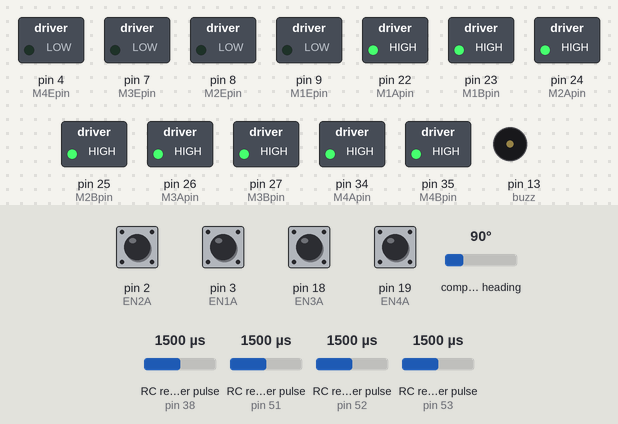
The sketch below on a simulated Arduino Mega 2560, built with avr-gcc and run on an emulated ATmega2560. On the bench: switched loads named in the sketch (green lamp = pin HIGH), buzzer (waves = sounding, pin HIGH). Wiring (inferred from the names in the program): 4 × RC receiver channel: data pin 38 / data pin 51 / data pin 52 / data pin 53; CMPS compass at I2C address 0x60. The test bench sets the inputs (shaded band); at power-on: pin 2 (EN2A), pin 3 (EN1A), pin 18 (EN3A), pin 19 (EN4A) HIGH, RC receiver pulse (sensors on pin 51, pin 52, pin 53, pin 38) 1500 µs, compass heading 90°.

Above: at 1.2 s.
1.3 s: RC receiver pulse (sensor on pin 51) set to 1464 µs
2.8 s: RC receiver pulse (sensor on pin 51) set to 1431 µs
At 4.0 s:
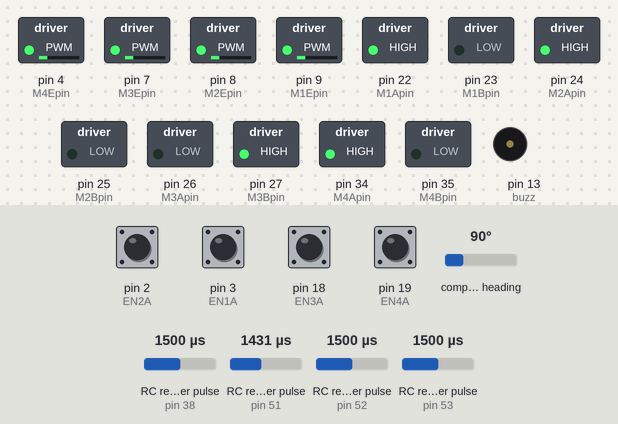
4.3 s: RC receiver pulse (sensor on pin 52) set to 1020 µs
At 4.7 s:
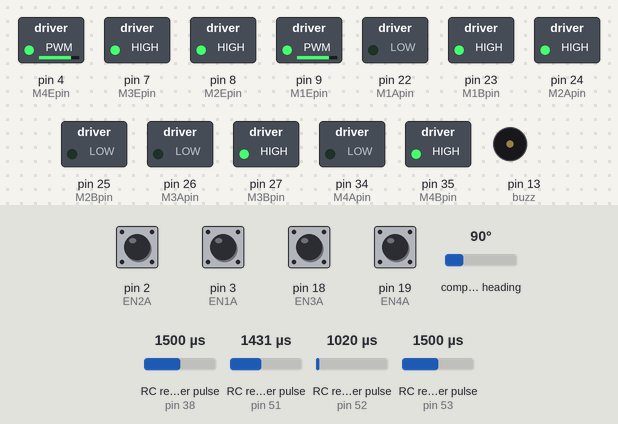
5.8 s: RC receiver pulse (sensor on pin 53) set to 1020 µs
At 6.3 s:
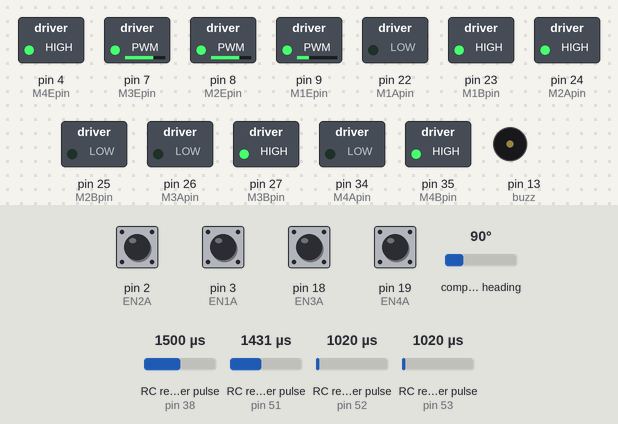
7.3 s: RC receiver pulse (sensor on pin 52) set to 1250 µs
At 8.1 s:
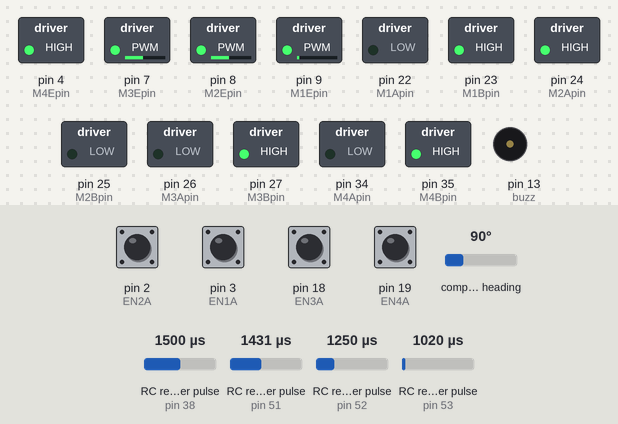
8.8 s: RC receiver pulse (sensor on pin 53) set to 1250 µs
At 9.8 s:
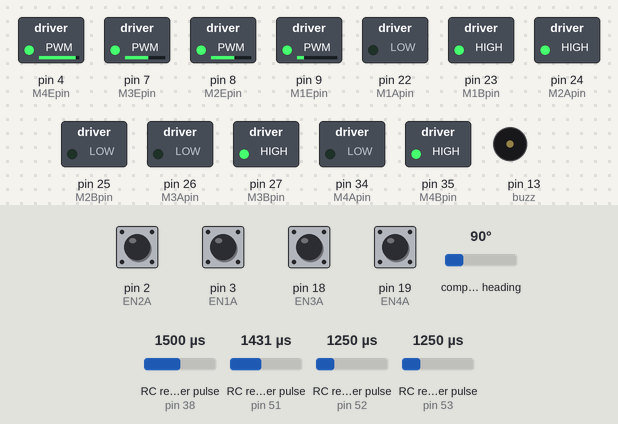
Timing chart, 0 to 11.3 s (numbered marks = the images above; inputs shaded):
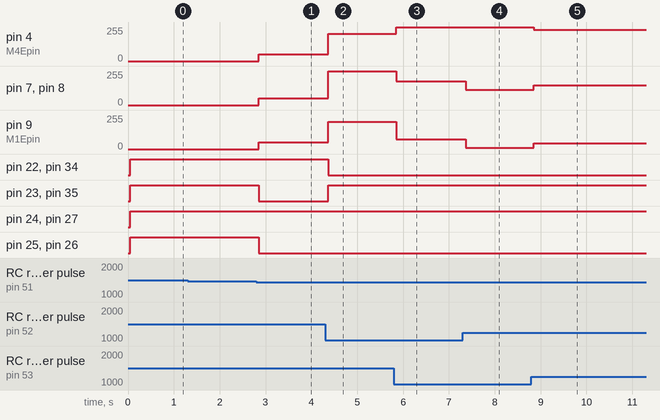

The sketch:

CovidBot-19_Rev.ino
```cpp
#include <TimerThree.h>
#include <Wire.h>


#define _i2cAddress 0x60

// CMPS10 compass registers
#define BEARING_REGISTER  2
#define PITCH_REGISTER    4
#define ROLL_REGISTER     5
#define ACCEL_X_REGISTER 16
#define ACCEL_Y_REGISTER 18
#define ACCEL_Z_REGISTER 20
#define CONTROL_REGISTER 22

#define _ONE_BYTE      1
#define _TWO_BYTES     2
#define _SIX_BYTES     6
#define I2C_TIMEOUT 1000

//-------------------------------

#define M1Apin   22
#define M1Bpin   23
#define M1Epin   9
#define EN1A     3
#define EN1B     11

#define M2Apin   24
#define M2Bpin   25
#define M2Epin   8
#define EN2A     2
#define EN2B     10

#define M3Apin   26
#define M3Bpin   27
#define M3Epin   7
#define EN3A     18
#define EN3B     14

#define M4Apin   34
#define M4Bpin   35
#define M4Epin   4
#define EN4A     19
#define EN4B     15

#define buzz     13
// ++++++++++++++++++++++++++++++++++++++++++++ Definisi Makro / Alias ++++++++++++++++++++++++++++++++++++++++++++
#define rps_INTERVAL  20
#define PID_INTERVAL  20
#define phi 3.141593
#define d_roda 10
//======== pin Joystick ======= =//
#define CH_1_PIN      52
#define CH_2_PIN      51
#define CH_3_PIN      38
#define CH_4_PIN      53

byte _byteLow, _byteHigh;;
int _bearing, Ex, Exx, deadzone = 38;
unsigned long pidTick, rpsTick, lastTime;                              //TimerTick


struct MOTOR{
  unsigned int rps, rpsTick;
  int lastTick, time;
  long pos;
  unsigned int pulse;
  int setPoint;
  int pwm;
  char mode;
  float v;
}m1, m2, m3, m4;

struct PID{
  int Err, lastErr, sp, act;
  float Kp, Ki, Kd;
  float I, pid;
  unsigned int pidTick, wind_up;
} m12, m34, m13, m24, cmps;

void motor_init(void);
void encoder1(void);
void encoder2(void);
void encoder3(void);
void encoder4(void);

void set_m1_pwm(int speed);
void set_m2_pwm(int speed);
void set_m3_pwm(int speed);
void set_m4_pwm(int speed);

void m1PID(int speed);
void m2PID(int speed);
void m3PID(int speed);
void m4PID(int speed);

void setMotor4PID(int mt1, int mt2, int mt3, int mt4);

void base_Kinematic(int aX, int aY, int aZ);
void sp_clr(void);
void enc_clr(void);
float getBearing();

void setup() {
  pinMode(buzz,OUTPUT);
  Serial.begin(9600);
  motor_init();
  Timer3.initialize(1000);
  Timer3.attachInterrupt(INT_PID); // blinkLED to run every 0.15 seconds
  Wire.begin();
  int bearing = getBearing();
  cmps.sp = bearing;
}

void loop() {

  noInterrupts();
  int y = pulseIn(CH_2_PIN, HIGH, 50000);
  int x = pulseIn(CH_1_PIN, HIGH, 50000);
  int x1 = pulseIn(CH_3_PIN, HIGH, 50000);
  int z  = pulseIn(CH_4_PIN, HIGH, 50000);
  interrupts();

  int bearing = getBearing();
  cmps.act = bearing;
  y = pulseToPWM(y);
  x = pulseToPWM(x);
  z = pulseToPWM(z);

  base_Kinematic(x,y,z);

//  Serial.print(x);
//  Serial.print(" ");
//  Serial.println(y);
//  Serial.print(" ");
//  Serial.print(cmps.sp);
//  Serial.print(" ");
//  Serial.println(cmps.act);
//  delay(500);

}
int pulseToPWM (int pulse) {

  if ( pulse > 1000 ) {
    pulse = map(pulse, 1000, 2000, -380, 380);
    pulse = constrain(pulse, -255, 255);
  } else {
    pulse = 0;
  }

  // Anything in deadzone should stop the motor
  if ( abs(pulse) <= deadzone ) {
    pulse = 0;
  }

  return pulse;
}

void INT_PID(){
  PID_motor();
}
```

Sub_Program_Motor.ino
```cpp
void motor_init(void){
  // Motor 1
  pinMode(M1Apin, OUTPUT);  digitalWrite(M1Apin, LOW);
  pinMode(M1Bpin, OUTPUT);  digitalWrite(M1Bpin, LOW);
  pinMode(M1Epin, OUTPUT);  digitalWrite(M1Epin, LOW);
  pinMode(EN1A, INPUT_PULLUP);
  pinMode(EN1B, INPUT_PULLUP);

  // Motor 2
  pinMode(M2Apin, OUTPUT);  digitalWrite(M2Apin, LOW);
  pinMode(M2Bpin, OUTPUT);  digitalWrite(M2Bpin, LOW);
  pinMode(M2Epin, OUTPUT);  digitalWrite(M2Epin, LOW);
  pinMode(EN2A, INPUT_PULLUP);
  pinMode(EN2B, INPUT_PULLUP);

  // Motor 3
  pinMode(M3Apin, OUTPUT);  digitalWrite(M3Apin, LOW);
  pinMode(M3Bpin, OUTPUT);  digitalWrite(M3Bpin, LOW);
  pinMode(M3Epin, OUTPUT);  digitalWrite(M3Epin, LOW);
  pinMode(EN3A, INPUT_PULLUP);
  pinMode(EN3B, INPUT_PULLUP);

  // Motor 4
  pinMode(M4Apin, OUTPUT);  digitalWrite(M4Apin, LOW);
  pinMode(M4Bpin, OUTPUT);  digitalWrite(M4Bpin, LOW);
  pinMode(M4Epin, OUTPUT);  digitalWrite(M4Epin, LOW);
  pinMode(EN4A, INPUT_PULLUP);
  pinMode(EN4B, INPUT_PULLUP);

  attachInterrupt(digitalPinToInterrupt(EN1A), encoder1, FALLING);
  attachInterrupt(digitalPinToInterrupt(EN2A), encoder2, FALLING);
  attachInterrupt(digitalPinToInterrupt(EN3A), encoder3, FALLING);
  attachInterrupt(digitalPinToInterrupt(EN4A), encoder4, FALLING);

 // -------------------- Konstanta PID Motor -------------------------
  m12.Kp = 0.8; m12.Ki = 0.02; m12.Kd = 2;  m12.wind_up = 1000;
  m34.Kp = 0.8; m34.Ki = 0.02; m34.Kd = 2;  m34.wind_up = 1000;
  m13.Kp = 0.8; m13.Ki = 0.02; m13.Kd = 2;  m13.wind_up = 1000;
  m24.Kp = 1.2; m24.Ki = 0.02; m24.Kd = 2;  m24.wind_up = 1000;
  cmps.Kp = 2; cmps.Ki = 0; cmps.Kd = 1;  cmps.wind_up = 1000;


  m1.pulse = 0; m2.pulse = 0; m3.pulse = 0; m4.pulse = 0;
  m1.pos = 0;   m2.pos = 0;   m3.pos = 0;   m4.pos = 0;
}

// ----------------------- Motor Encoder --------------------- //
void encoder1(void){
  if (digitalRead(EN1B))  m1.pos--;
  else          m1.pos++;
  m1.pulse++;

}

void encoder2(void){
  if (digitalRead(EN2B))  m2.pos--;
  else          m2.pos++;
  m2.pulse++;
}

void encoder3(void){
  if (digitalRead(EN3B))  m3.pos--;
  else          m3.pos++;
  m3.pulse++;

}

void encoder4(void){
  if (digitalRead(EN4B))  m4.pos--;
  else        m4.pos++;
  m4.pulse++;
}

// ===================================== Set motor PWM ===================================== //
// Set Motor 1 Speed
void set_m1_pwm(int speed){
  // Motor Dead Zone PWM
  //if(speed > 0 && speed < 20)   speed = 20;
  //if(speed < 0 && speed > -20)  speed = -20;

  if (speed < 0){
    digitalWrite(M1Apin, LOW);
    digitalWrite(M1Bpin, HIGH);
    analogWrite(M1Epin, abs(speed));
  }
  if (speed > 0){
    digitalWrite(M1Apin, HIGH);
    digitalWrite(M1Bpin, LOW);
    analogWrite(M1Epin, abs(speed));
  }
  if (speed == 0){
    digitalWrite(M1Apin, HIGH);
    digitalWrite(M1Bpin, HIGH);
    analogWrite(M1Epin, 0);
  }
}

// Set Motor 2 Speed
void set_m2_pwm(int speed){
  if (speed < 0){
    digitalWrite(M2Apin, LOW);
    digitalWrite(M2Bpin, HIGH);
    analogWrite(M2Epin, abs(speed));
  }
  if (speed > 0){
    digitalWrite(M2Apin, HIGH);
    digitalWrite(M2Bpin, LOW);
    analogWrite(M2Epin, abs(speed));
  }
  if (speed == 0){
    digitalWrite(M2Apin, HIGH);
    digitalWrite(M2Bpin, HIGH);
    analogWrite(M2Epin, 0);
  }
}

// Set Motor 3 Speed
void set_m3_pwm(int speed){
  // Motor Dead Zone PWM
  //if(speed > 0 && speed < 20)   speed = 20;
  //if(speed < 0 && speed > -20)  speed = -20;

  if (speed > 0){
    digitalWrite(M3Apin, LOW);
    digitalWrite(M3Bpin, HIGH);
    analogWrite(M3Epin, abs(speed));
  }
  if (speed < 0){
    digitalWrite(M3Apin, HIGH);
    digitalWrite(M3Bpin, LOW);
    analogWrite(M3Epin, abs(speed));
  }
  if (speed == 0){
    digitalWrite(M3Apin, HIGH);
    digitalWrite(M3Bpin, HIGH);
    analogWrite(M3Epin, 0);
  }
}

// Set Motor 4 Speed
void set_m4_pwm(int speed){
  if (speed < 0){
    digitalWrite(M4Apin, LOW);
    digitalWrite(M4Bpin, HIGH);
    analogWrite(M4Epin, abs(speed));
  }
  if (speed >  0){
    digitalWrite(M4Apin, HIGH);
    digitalWrite(M4Bpin, LOW);
    analogWrite(M4Epin,abs(speed));
  }
  if (speed == 0){
    digitalWrite(M4Apin, HIGH);
    digitalWrite(M4Bpin, HIGH);
    analogWrite(M4Epin, 0);
  }
}

// ========================================== Set Motor dengan PID ================================================ //
void m1PID(int speed){
  m1.mode = 1;
  m1.setPoint = speed;
  set_m1_pwm(speed);
}

void m2PID(int speed){
  m2.mode = 1;
  m2.setPoint = speed;
  set_m2_pwm(speed);
}

void m3PID(int speed){
  m3.mode = 1;
  m3.setPoint = speed;
  set_m3_pwm(speed);
}

void m4PID(int speed){
  m4.mode = 1;
  m4.setPoint = speed;
  set_m4_pwm(speed);
}

// ======================================== Set Speed 4 Motor ===================================================== //
void setMotor4PID(int m1, int m2, int m3, int m4){
  m1PID(m1);
  m2PID(m2);
  m3PID(m3);
  m4PID(m4);
}

// ========================================== Kinematik base =======================================================
void base_Kinematic(int aX, int aY, int aZ) {
  int frontLeft, frontRight, backLeft, backRight;
  frontLeft  =   aX - aY - (0.5 * aZ);
  frontRight = - aX - aY + (0.5 * aZ);
  backLeft   = - aX - aY + (0.5 * aZ);
  backRight  =   aX - aY + (0.5 * aZ);

drive(frontLeft, frontRight, backLeft, backRight);

}

void drive(int m1,int m2,int m3,int m4){
  m1 = constrain(m1, -255, 255);
  m2 = constrain(m2, -255, 255);
  m3 = constrain(m3, -255, 255);
  m4 = constrain(m4, -255, 255);
  setMotor4PID(m1,m2,m3,m4);
}
```

Sub_Program_PID.ino
```cpp
void PID_motor(){

  /*======================================== BACA rps =======================================================*/
  if (++rpsTick > rps_INTERVAL) {
    rpsTick = 0;
    m1.rps = (float)m1.pulse * 1000 / rps_INTERVAL / 135;
    m1.v = m1.rps * phi * d_roda;     // cm/s
    m1.pulse = 0;

    m2.rps = (float)m2.pulse * 1000 / rps_INTERVAL / 135;
    m2.v = m2.rps * phi * d_roda;     // cm/s
    m2.pulse = 0;

    m3.rps = (float)m3.pulse * 1000 / rps_INTERVAL / 135;
    m3.v = m3.rps * phi * d_roda;     // cm/s
    m3.pulse = 0;

    m4.rps = (float)m4.pulse * 1000 / rps_INTERVAL / 135;
    m4.v = m4.rps * phi * d_roda;     // cm/s
    m4.pulse = 0;
  }
  //=========================================================================================================

  // ========================================== PID =========================================================
  if (++m12.pidTick == PID_INTERVAL){ //depan
    m12.pidTick = 0;

    // ===== Motor PID =====
    m12.Err = m1.v - m2.v;

    if (abs(m12.I) < m12.wind_up) m12.I += m12.Err;
    else            m12.I = 0;

    m12.pid = (m12.Kp * m12.Err * 0.1) + (m12.Ki * m12.I * 0.01) + (m12.Kd * (m12.Err - m12.lastErr) * 0.1);
    m12.lastErr = m12.Err;

    if         (m12.Err == 0) m1.pwm = m2.pwm;
    else if    (m12.Err < 0)  m1.pwm = m1.pwm + (int)m12.pid;
    else if    (m12.Err > 0)  m2.pwm = m2.pwm + (int)m12.pid;

    if (m1.pwm < 5)     m1.pwm = 5;   // dead zone
    if (m1.pwm > 255)   m1.pwm = 255;
    if (m1.setPoint == 0) m1.pwm = 0;

    if (m2.pwm < 5)     m2.pwm = 5;   // dead zone
    if (m2.pwm > 255)   m2.pwm = 255;
    if (m2.setPoint == 0) m2.pwm = 0;
  }

  if (++m34.pidTick == PID_INTERVAL){ //belakang
    m34.pidTick = 0;

    // ===== Motor PID =====
    m34.Err = m3.v - m4.v;

    if (abs(m34.I) < m34.wind_up) m34.I += m34.Err;
    else            m34.I = 0;

    m34.pid = (m34.Kp * m34.Err * 0.1) + (m34.Ki * m34.I * 0.01) + (m34.Kd * (m34.Err - m34.lastErr) * 0.1);
    m34.lastErr = m34.Err;

    if         (m34.Err == 0) m3.pwm = m4.pwm;
    else if    (m34.Err < 0)  m3.pwm = m3.pwm + (int)m34.pid;
    else if    (m34.Err > 0)  m4.pwm = m4.pwm + (int)m34.pid;

    if (m3.pwm < 5)       m3.pwm = 5;   // dead zone
    if (m3 .pwm > 255)    m3.pwm = 255;
    if (m3.setPoint == 0) m3.pwm = 0;

    if (m4.pwm < 5)       m4.pwm = 5;   // dead zone
    if (m4.pwm > 255)     m4.pwm = 255;
    if (m4.setPoint == 0) m4.pwm = 0;

  }

    if (++m13.pidTick == PID_INTERVAL){ //belakang
    m13.pidTick = 0;

    // ===== Motor PID =====
    m13.Err = m1.v - m3.v;

    if (abs(m13.I) < m13.wind_up) m13.I += m13.Err;
    else            m13.I = 0;

    m13.pid = (m13.Kp * m13.Err * 0.1) + (m13.Ki * m13.I * 0.01) + (m13.Kd * (m13.Err - m13.lastErr) * 0.1);
    m13.lastErr = m13.Err;

    if         (m13.Err == 0) m1.pwm = m4.pwm;
    else if    (m13.Err < 0)  m1.pwm = m1.pwm + (int)m13.pid;
    else if    (m13.Err > 0)  m3.pwm = m3.pwm + (int)m13.pid;

    if (m1.pwm < 5)       m1.pwm = 5;   // dead zone
    if (m1.pwm > 255)     m1.pwm = 255;
    if (m1.setPoint == 0) m1.pwm = 0;

    if (m3.pwm < 5)       m3.pwm = 5;   // dead zone
    if (m3 .pwm > 255)    m3.pwm = 255;
    if (m3.setPoint == 0) m3.pwm = 0;

  }


    if (++m24.pidTick == PID_INTERVAL){ //belakang
    m24.pidTick = 0;

    // ===== Motor PID =====
    m24.Err = m2.v - m4.v;

    if (abs(m24.I) < m24.wind_up) m24.I += m24.Err;
    else            m24.I = 0;

    m24.pid = (m24.Kp * m24.Err * 0.1) + (m24.Ki * m24.I * 0.01) + (m24.Kd * (m24.Err - m24.lastErr) * 0.1);
    m24.lastErr = m24.Err;

    if         (m24.Err == 0) m2.pwm = m4.pwm;
    else if    (m24.Err < 0)  m2.pwm = m2.pwm + (int)m24.pid;
    else if    (m24.Err > 0)  m4.pwm = m4.pwm + (int)m24.pid;

    if (m2.pwm < 5)       m2.pwm = 5;   // dead zone
    if (m2 .pwm > 255)    m2.pwm = 255;
    if (m2.setPoint == 0) m2.pwm = 0;

    if (m4.pwm < 5)       m4.pwm = 5;   // dead zone
    if (m4.pwm > 255)     m4.pwm = 255;
    if (m4.setPoint == 0) m4.pwm = 0;

  }

   if (++cmps.pidTick == PID_INTERVAL){ //kompas
    cmps.pidTick = 0;

    // ===== Motor PID =====
    cmps.Err = cmps.sp - cmps.act;

    if (abs(cmps.I) < cmps.wind_up) cmps.I += cmps.Err;
    else            cmps.I = 0;

    cmps.pid = (cmps.Kp * cmps.Err * 0.1) + (cmps.Ki * cmps.I * 0.01) + (cmps.Kd * (cmps.Err - cmps.lastErr) * 0.1);
    cmps.lastErr = cmps.Err;

    if         (cmps.Err == 0) m1.pwm = m2.pwm;
    else if    (cmps.Err > 0){
      m1.pwm = m1.pwm + (int)cmps.pid;
      m3.pwm = m3.pwm + (int)cmps.pid;
    }
    else if    (cmps.Err < 0){
      m2.pwm = m2.pwm + (int)cmps.pid;
      m4.pwm = m4.pwm + (int)cmps.pid;
    }

    if (m1.pwm < 5)       m1.pwm = 5;   // dead zone
    if (m1.pwm > 255)     m1.pwm = 255;
    if (m1.setPoint == 0) m1.pwm = 0;

    if (m2.pwm < 5)       m2.pwm = 5;   // dead zone
    if (m2 .pwm > 255)    m2.pwm = 255;
    if (m2.setPoint == 0) m2.pwm = 0;

    if (m3.pwm < 5)       m3.pwm = 5;   // dead zone
    if (m3.pwm > 255)     m3.pwm = 255;
    if (m3.setPoint == 0) m3.pwm = 0;

    if (m4.pwm < 5)       m4.pwm = 5;   // dead zone
    if (m4 .pwm > 255)    m4.pwm = 255;
    if (m4.setPoint == 0) m4.pwm = 0;

  }
}
```

Sub_Program_Tambahan.ino
```cpp
float getBearing() {
  int timeout = I2C_TIMEOUT;

  Wire.beginTransmission(_i2cAddress);

  Wire.write(BEARING_REGISTER);

  int nackCatcher = Wire.endTransmission(false);

  if(nackCatcher != 0){return 0;}

  Wire.requestFrom(_i2cAddress , _TWO_BYTES);

  while(Wire.available() < _TWO_BYTES && (timeout-- > 0))
    delay(1);

  if (timeout <= 0) return 0;

  _byteHigh = Wire.read();
  _byteLow = Wire.read();

  _bearing = ((_byteHigh<<8) + _byteLow) / 10;

  return _bearing;
}
```

Sub_Program_Timer.ino
```cpp
//ISR(TIMER5_OVF_vect)
//{
//  TCNT5 = -250;
//  PID_motor();
//}
```

Measured:
- the behaviour switches between 1449 and 1448 µs on RC receiver pulse (sensor on pin 51) (found by bisection; images 0 and 1)
- after the input at 1.3 s, every drawn part: stays the same
- after the input at 2.8 s, pin 4 (M4Epin), pin 7 (M3Epin), pin 8 (M2Epin), pin 9 (M1Epin): 0/255 → 52/255 after 0.05 s; pin 23 (M1Bpin), pin 25 (M2Bpin), pin 26 (M3Apin), pin 35 (M4Bpin): HIGH → LOW after 0.05 s
- after the input at 4.3 s, pin 4 (M4Epin), pin 9 (M1Epin): 52/255 → 203/255 after 0.07 s; pin 7 (M3Epin), pin 8 (M2Epin): 52/255 → 255/255 after 0.07 s; pin 22 (M1Apin), pin 34 (M4Apin): HIGH → LOW after 0.07 s; pin 23 (M1Bpin), pin 35 (M4Bpin): LOW → HIGH after 0.07 s
- after the input at 5.8 s, pin 4 (M4Epin): 203/255 → 255/255 after 0.05 s; pin 7 (M3Epin), pin 8 (M2Epin): 255/255 → 179/255 after 0.05 s; pin 9 (M1Epin): 203/255 → 75/255 after 0.05 s
- after the input at 7.3 s, pin 7 (M3Epin), pin 8 (M2Epin): 179/255 → 114/255 after 0.07 s; pin 9 (M1Epin): 75/255 → 10/255 after 0.07 s
- after the input at 8.8 s, pin 4 (M4Epin): 255/255 → 233/255 after 0.05 s; pin 7 (M3Epin), pin 8 (M2Epin): 114/255 → 147/255 after 0.05 s; pin 9 (M1Epin): 10/255 → 43/255 after 0.05 s
